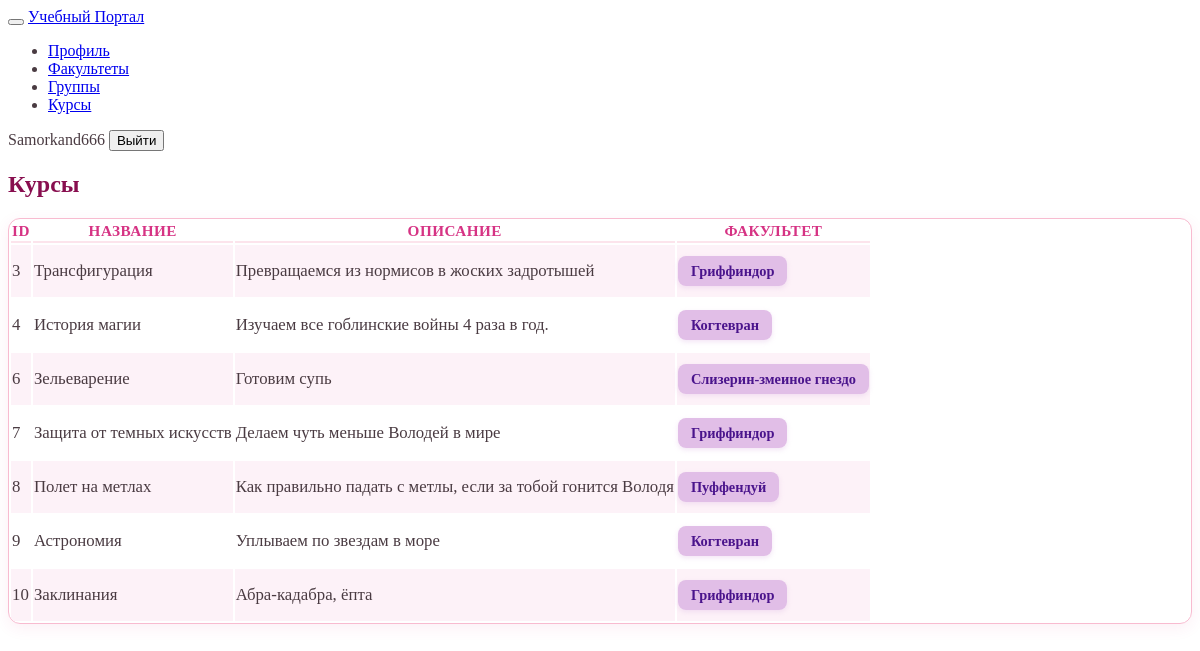
The page /courses/ (signed in) on the database its author committed.
### accounts/models.py (models this page shows, shortened)
class Course(models.Model):
    title = models.CharField(max_length=200)
    description = models.TextField(blank=True)
    department = models.ForeignKey(
        Department,
        on_delete=models.CASCADE,
        related_name='courses'
    )

class Department(models.Model):
    name = models.CharField(max_length=100)

### accounts/views.py (the view)
# urls.py: path('courses/', views.course_list, name='course_list'),
@login_required
def course_list(request):
    courses = Course.objects.select_related('department').all()
    return render(request, 'course_list.html', {
        'courses': courses,
        'is_methodist': is_methodist(request.user),
    })

### accounts/views.py (called while the page is built)
def is_methodist(user):
    return user.groups.filter(
        name='Методист'
    ).exists()

### templates/course_list.html (shortened to what this page needs)
{% extends 'base.html' %}
{% block content %}
<div class="page-header d-print-none mb-4">
    <div class="row align-items-center">
        <div class="col">
            <h2 class="page-title" style="font-weight: 700; color: #880e4f;">Курсы</h2>
        </div>
    </div>
</div>
<div class="card shadow-sm">
    <div class="table-responsive">
        <table class="table table-vcenter card-table table-striped">
            <thead>
                <tr>
                    <th>ID</th>
                    <th>Название</th>
                    <th>Описание</th>
                    <th>Факультет</th>
                </tr>
            </thead>
            <tbody>
                {% for course in courses %}
                <tr>
                    <td class="text-muted">{{ course.id }}</td>
                    <td class="fw-bold">{{ course.title }}</td>
                    <td class="text-muted small">{{ course.description|truncatewords:12 }}</td>
                    <td>
                        <span class="badge badge-dept">
                            {{ course.department.name }}
                        </span>
                    </td>
                </tr>
                {% empty %}
                <tr><td colspan="5" class="text-center text-muted py-5">Курсы пока не добавлены</td></tr>
                {% endfor %}
            </tbody>
        </table>
    </div>
</div>
{% endblock %}

### templates/base.html (shortened to what this page needs)
{% load static %}
<!DOCTYPE html>
<html lang="ru">
<head>
    <link href="https://cdn.jsdelivr.net/npm/@tabler/core@1.0.0-beta20/dist/css/tabler.min.css" rel="stylesheet"/>
    <link href="https://cdn.jsdelivr.net/npm/@tabler/core@1.0.0-beta20/dist/css/tabler-flags.min.css" rel="stylesheet"/>
    <link href="https://cdn.jsdelivr.net/npm/@tabler/core@1.0.0-beta20/dist/css/tabler-payments.min.css" rel="stylesheet"/>
    <link href="https://cdn.jsdelivr.net/npm/@tabler/core@1.0.0-beta20/dist/css/tabler-vendors.min.css" rel="stylesheet"/>
    <link href="https://cdn.jsdelivr.net/npm/@tabler/icons@2.40.0/iconfont/tabler-icons.min.css" rel="stylesheet"/>
    <link href="https://cdn.jsdelivr.net/npm/@tabler/core@1.0.0-beta20/dist/css/tabler.min.css" rel="stylesheet"/>
    {% load static %}
    <link href="{% static 'css/custom-tabler.css' %}" rel="stylesheet"/>
</head>
<body class="layout-fluid">
    <header class="navbar navbar-expand-md d-print-none">
        <div class="container-xl">
            <button class="navbar-toggler" type="button" data-bs-toggle="collapse" data-bs-target="#navbar-menu">
            </button>
            <a href="/" class="navbar-brand navbar-brand-autodark d-none-navbar-horizontal pe-0 pe-md-3">
                Учебный Портал
            </a>
            <div class="collapse navbar-collapse" id="navbar-menu">
                <ul class="navbar-nav pt-lg-3">
                    <li class="nav-item"><a class="nav-link" href="/profile/">Профиль</a></li>
                    <li class="nav-item"><a class="nav-link" href="/departments/">Факультеты</a></li>
                    <li class="nav-item"><a class="nav-link" href="/groups/">Группы</a></li>
                    <li class="nav-item"><a class="nav-link" href="/courses/">Курсы</a></li>
                </ul>
            </div>
            <div class="my-2 my-md-0 flex-grow-1 flex-md-grow-0 order-first order-md-last">
                {% if user.is_authenticated %}
                    <span class="badge bg-primary me-2">{{ user.username }}</span>
                    <form method="post" action="{% url 'logout' %}" style="display:inline;">
                        <button type="submit" class="btn btn-sm btn-outline-danger">Выйти</button>
                    </form>
                {% else %}
                    <a href="{% url 'login' %}" class="btn btn-sm btn-primary">Войти</a>
                {% endif %}
            </div>
        </div>
    </header>
    <div class="page-wrapper">
        <div class="page-body">
            <div class="container-xl">
                {% block content %}
                {% endblock %}
            </div>
        </div>
    </div>
</body>
</html>

### static/css/custom-tabler.css (style rules this page uses)
:root { --tblr-body-bg: #fff0f5; --tblr-primary: #d63384; --tblr-primary-rgb: 214, 51, 132; --tblr-card-bg: #ffffff; --tblr-border-color: #f8bbd0; }
body { font-size: 16px; color: #4a3b42; }
.table thead th { font-size: 0.95rem; text-transform: uppercase; letter-spacing: 0.5px; color: #d63384; font-weight: 700; border-bottom: 2px solid #fce4ec !important; }
.table td { font-size: 1.05rem; vertical-align: middle; padding-top: 1rem !important; padding-bottom: 1rem !important; }
.table-striped > tbody > tr:nth-of-type(odd) > * { background-color: #fdf2f8; }
.card { border: 1px solid var(--tblr-border-color); box-shadow: 0 4px 15px rgba(214, 51, 132, 0.08); border-radius: 12px; overflow: hidden; }
.badge-dept { background-color: #e1bee7 !important; color: #4a148c !important; font-weight: 600; padding: 0.5em 0.9em; border-radius: 8px; font-size: 0.9rem; box-shadow: 0 2px 5px rgba(225, 190, 231, 0.4); }

### rows shown on the page
Course: id "3", title "Трансфигурация", description "Превращаемся из нормисов в жоских задротышей", department.name "Гриффиндор"
Course: id "4", title "История магии", description "Изучаем все гоблинские войны 4 раза в год.", department.name "Когтевран"
Course: id "6", title "Зельеварение", description "Готовим супь", department.name "Слизерин-змеиное гнездо"
Course: id "7", title "Защита от темных искусств", description "Делаем чуть меньше Володей в мире", department.name "Гриффиндор"
Course: id "8", title "Полет на метлах", description "Как правильно падать с метлы, если за тобой гонится Володя", department.name "Пуффендуй"
Course: id "9", title "Астрономия", description "Уплываем по звездам в море", department.name "Когтевран"
Course: id "10", title "Заклинания", description "Абра-кадабра, ёпта", department.name "Гриффиндор"

### other values the page prints
{{ user.username }} "Samorkand666"
